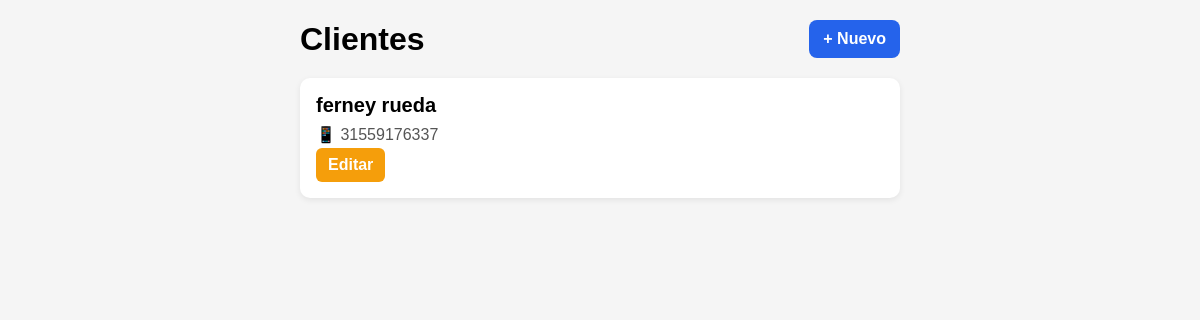
Page /clientes/ (signed in) on the earlier database version.
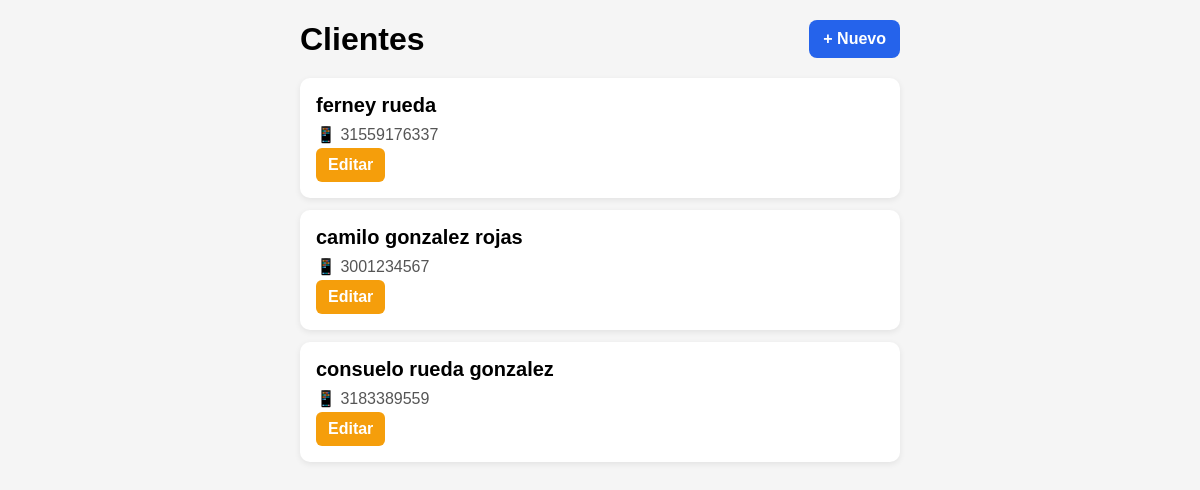
Same page on the later database version.
### clientes/models.py (models this page shows, shortened)
class Cliente(models.Model):
    nombre = models.CharField(max_length=100)
    apellido = models.CharField(max_length=100)
    telefono = models.CharField(max_length=20)

### clientes/views.py (the view)
# urls.py: path('', views.lista_clientes, name='lista_clientes'),
@login_required
def lista_clientes(request):
    clientes = Cliente.objects.all()
    return render(request, 'clientes/lista_clientes.html', {
        'clientes': clientes
    })

### clientes/templates/clientes/lista_clientes.html (shortened to what this page needs)
{% load static %}
<!DOCTYPE html>
<html lang="es">
<head>
    <link rel="stylesheet" href="{% static 'clientes/css/clientes.css' %}">
</head>
<body>
    <div class="contenedor">
        <div class="encabezado">
            <h1>Clientes</h1>
            <a href="{% url 'crear_cliente' %}" class="boton-nuevo">
                + Nuevo
            </a>
        </div>
        {% for cliente in clientes %}
            <div class="cliente">
                <h2>
                    {{ cliente.nombre }} {{ cliente.apellido }}
                </h2>
                <p>
                    📱 {{ cliente.telefono }}
                </p>
                <a href="{% url 'editar_cliente' cliente.id %}" class="boton-editar">
                    Editar
                </a>
            </div>
        {% endfor %}
    </div>
</body>
</html>

### clientes/static/clientes/css/clientes.css (style rules this page uses)
body { font-family: Arial, sans-serif; margin: 0; padding: 20px; background-color: #f5f5f5; }
.contenedor { max-width: 600px; margin: 0 auto; }
.encabezado { display: flex; justify-content: space-between; align-items: center; margin-bottom: 20px; }
h1 { margin: 0; }
.boton-nuevo { background-color: #2563eb; color: white; text-decoration: none; padding: 10px 14px; border-radius: 8px; font-weight: bold; }
.cliente { background-color: white; padding: 16px; margin-bottom: 12px; border-radius: 10px; box-shadow: 0 2px 6px rgba(0, 0, 0, 0.08); }
.cliente h2 { margin: 0 0 8px 0; font-size: 20px; }
.cliente p { margin: 4px 0; color: #555; }
.boton-editar { display: inline-block; background-color: #f59e0b; color: white; text-decoration: none; padding: 8px 12px; border-radius: 6px; font-weight: bold; }

Differences in the rows shown:
added Cliente: nombre "camilo", apellido "gonzalez rojas", telefono "3001234567"
added Cliente: nombre "consuelo", apellido "rueda gonzalez", telefono "3183389559"
